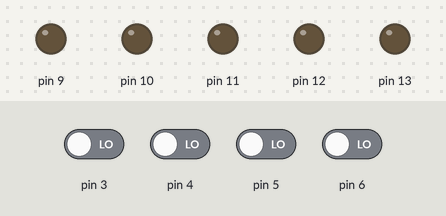
A sketch run on a simulated Arduino Uno, built with avr-gcc and run on an emulated ATmega328P. Parts: output pins drawn as LEDs (lit = HIGH). The inputs (shaded band) are chosen by the test bench; at power-on: pin 3–6 LOW. What the sketch prints to the serial monitor is not drawn.

Above: at 1.2 s.
1.3 s: pin 3 driven HIGH
At 2.5 s:
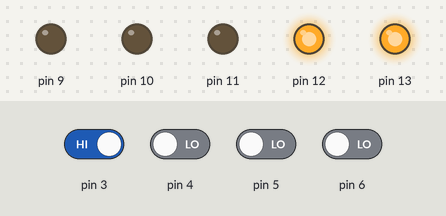
2.8 s: pin 4 driven HIGH
At 3.9 s:
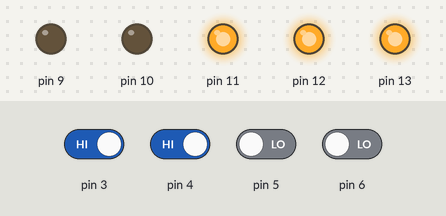
4.3 s: pin 5 driven HIGH
At 4.9 s:
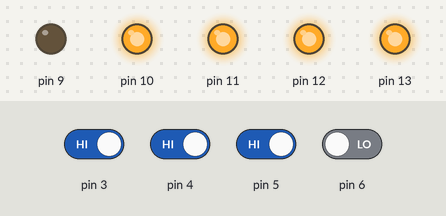
5.8 s: pin 6 driven HIGH
At 6.1 s:
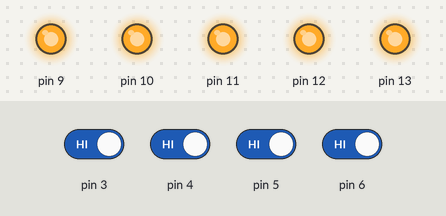
7.3 s: pin 3 driven LOW
At 8.2 s:
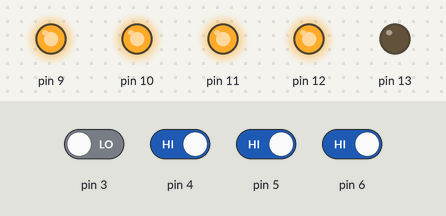
9.2 s: pin 4 driven LOW
At 10.7 s:
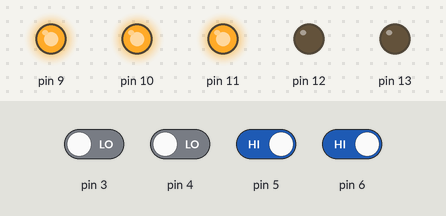
Timing chart, 0 to 12.0 s (numbered marks = the images above; inputs shaded):
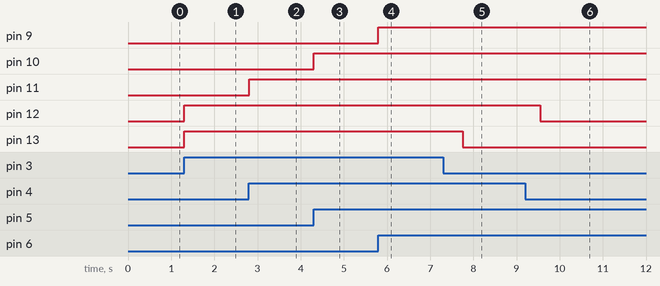

The sketch:

mini_project.ino
```cpp
int c1=0,c2=0,c3=0,c4=0,c5=0 ;
void setup()
{
  pinMode(13, OUTPUT);
  pinMode(10,OUTPUT) ;
  pinMode(12,OUTPUT) ;
  pinMode(11,OUTPUT) ;
  pinMode(9,OUTPUT) ;
  Serial.begin(9600) ;
}

void loop()
{
  int p1,p2,p3,p4 ;
  p1=digitalRead(3) ;
  p2=digitalRead(4) ;
  p3=digitalRead(5) ;
  p4=digitalRead(6) ;
  if(p1==HIGH)
  {
    c1=1 ;
    c2=1 ;
  }
  if(p2==HIGH)
  {
    c2=1 ;
    c3=1 ;
  }
  if(p3==HIGH)
  {
    c3=1 ;
    c4=1 ;
  }
  if(p4==HIGH)
  {
    c4=1 ;
    c5=1 ;
  }
  if(c1!=0)
  {
    digitalWrite(13,HIGH) ;
    c1+=1 ;
  }
  if(c1>100 && c1<150)
  {
    digitalWrite(13,LOW) ;
  }
  if(c1==150)
  {
    c1=0 ;
     digitalWrite(13,LOW) ;
  }

  // end of led1 control
  if(c2!=0)
  {
    digitalWrite(12,HIGH) ;
    c2+=1 ;
  }
  if(c2>100 && c2<150)
  {
    digitalWrite(12,LOW) ;
  }
  if(c2==150)
  {
    c2=0 ;
     digitalWrite(12,LOW) ;
  }
  // end of led 2 control
  if(c3!=0)
  {
    digitalWrite(11,HIGH) ;
    c3+=1 ;
  }
  if(c3>100 && c3<150)
  {
    digitalWrite(11,LOW) ;
  }
  if(c3==150)
  {
    c3=0 ;
     digitalWrite(11,LOW) ;
  }
  // end of led 3 control
  if(c4!=0)
  {
    digitalWrite(10,HIGH) ;
    c4+=1 ;
  }
  if(c4>100 && c4<150)
  {
    digitalWrite(10,LOW) ;
  }
  if(c4==150)
  {
    c4=0 ;
     digitalWrite(10,LOW) ;
  }
  //end of led4 control
  if(c5!=0)
  {
    digitalWrite(9,HIGH) ;
    c5+=1 ;
  }
  if(c5>100 && c5<150)
  {
    digitalWrite(9,LOW) ;
  }
  if(c5==150)
  {
    c5=0 ;
     digitalWrite(9,LOW) ;
  }
  Serial.println(c1) ;

}
```

Measured:
- after the input at 1.3 s, pin 12, pin 13: LOW → HIGH at once
- after the input at 2.8 s, pin 11: LOW → HIGH at once
- after the input at 4.3 s, pin 10: LOW → HIGH at once
- after the input at 5.8 s, pin 9: LOW → HIGH at once
- after the input at 7.3 s, pin 13: HIGH → LOW after 0.45 s
- after the input at 9.2 s, pin 12: HIGH → LOW after 0.35 s
